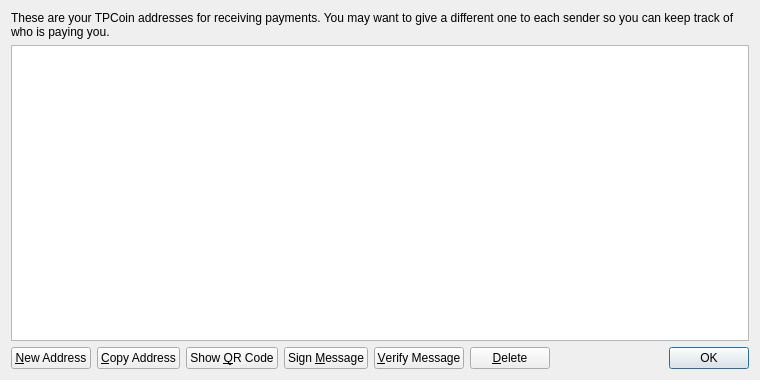
<?xml version="1.0" encoding="UTF-8"?>
<ui version="4.0">
 <class>AddressBookPage</class>
 <widget class="QWidget" name="AddressBookPage">
  <property name="geometry">
   <rect>
    <x>0</x>
    <y>0</y>
    <width>760</width>
    <height>380</height>
   </rect>
  </property>
  <property name="windowTitle">
   <string>Address Book</string>
  </property>
  <layout class="QVBoxLayout" name="verticalLayout">
   <item>
    <widget class="QLabel" name="labelExplanation">
     <property name="text">
      <string>These are your TPCoin addresses for receiving payments. You may want to give a different one to each sender so you can keep track of who is paying you.</string>
     </property>
     <property name="textFormat">
      <enum>Qt::PlainText</enum>
     </property>
     <property name="wordWrap">
      <bool>true</bool>
     </property>
    </widget>
   </item>
   <item>
    <widget class="QTableView" name="tableView">
     <property name="contextMenuPolicy">
      <enum>Qt::CustomContextMenu</enum>
     </property>
     <property name="toolTip">
      <string>Double-click to edit address or label</string>
     </property>
     <property name="tabKeyNavigation">
      <bool>false</bool>
     </property>
     <property name="alternatingRowColors">
      <bool>true</bool>
     </property>
     <property name="selectionMode">
      <enum>QAbstractItemView::SingleSelection</enum>
     </property>
     <property name="selectionBehavior">
      <enum>QAbstractItemView::SelectRows</enum>
     </property>
     <property name="sortingEnabled">
      <bool>true</bool>
     </property>
     <attribute name="verticalHeaderVisible">
      <bool>false</bool>
     </attribute>
    </widget>
   </item>
   <item>
    <layout class="QHBoxLayout" name="horizontalLayout">
     <item>
      <widget class="QPushButton" name="newAddressButton">
       <property name="toolTip">
        <string>Create a new address</string>
       </property>
       <property name="text">
        <string>&amp;New Address</string>
       </property>
       <property name="icon">
        <iconset resource="../bitcoin.qrc">
         <normaloff>:/icons/add</normaloff>:/icons/add</iconset>
       </property>
      </widget>
     </item>
     <item>
      <widget class="QPushButton" name="copyToClipboard">
       <property name="toolTip">
        <string>Copy the currently selected address to the system clipboard</string>
       </property>
       <property name="text">
        <string>&amp;Copy Address</string>
       </property>
       <property name="icon">
        <iconset resource="../bitcoin.qrc">
         <normaloff>:/icons/editcopy</normaloff>:/icons/editcopy</iconset>
       </property>
      </widget>
     </item>
     <item>
      <widget class="QPushButton" name="showQRCode">
       <property name="text">
        <string>Show &amp;QR Code</string>
       </property>
       <property name="icon">
        <iconset resource="../bitcoin.qrc">
         <normaloff>:/icons/qrcode</normaloff>:/icons/qrcode</iconset>
       </property>
      </widget>
     </item>
     <item>
      <widget class="QPushButton" name="signMessage">
       <property name="toolTip">
        <string>Sign a message to prove you own a TPCoin address</string>
       </property>
       <property name="text">
        <string>Sign &amp;Message</string>
       </property>
       <property name="icon">
        <iconset resource="../bitcoin.qrc">
         <normaloff>:/icons/edit</normaloff>:/icons/edit</iconset>
       </property>
      </widget>
     </item>
     <item>
      <widget class="QPushButton" name="verifyMessage">
       <property name="toolTip">
        <string>Verify a message to ensure it was signed with a specified TPCoin address</string>
       </property>
       <property name="text">
        <string>&amp;Verify Message</string>
       </property>
       <property name="icon">
        <iconset resource="../bitcoin.qrc">
         <normaloff>:/icons/transaction_0</normaloff>:/icons/transaction_0</iconset>
       </property>
      </widget>
     </item>
     <item>
      <widget class="QPushButton" name="deleteButton">
       <property name="toolTip">
        <string>Delete the currently selected address from the list</string>
       </property>
       <property name="text">
        <string>&amp;Delete</string>
       </property>
       <property name="icon">
        <iconset resource="../bitcoin.qrc">
         <normaloff>:/icons/remove</normaloff>:/icons/remove</iconset>
       </property>
      </widget>
     </item>
     <item>
      <spacer name="horizontalSpacer">
       <property name="orientation">
        <enum>Qt::Horizontal</enum>
       </property>
       <property name="sizeHint" stdset="0">
        <size>
         <width>40</width>
         <height>20</height>
        </size>
       </property>
      </spacer>
     </item>
     <item>
      <widget class="QDialogButtonBox" name="buttonBox">
       <property name="sizePolicy">
        <sizepolicy hsizetype="Maximum" vsizetype="Fixed">
         <horstretch>0</horstretch>
         <verstretch>0</verstretch>
        </sizepolicy>
       </property>
       <property name="standardButtons">
        <set>QDialogButtonBox::Ok</set>
       </property>
      </widget>
     </item>
    </layout>
   </item>
  </layout>
 </widget>
 <resources>
  <include location="../bitcoin.qrc"/>
 </resources>
 <connections/>
</ui>
